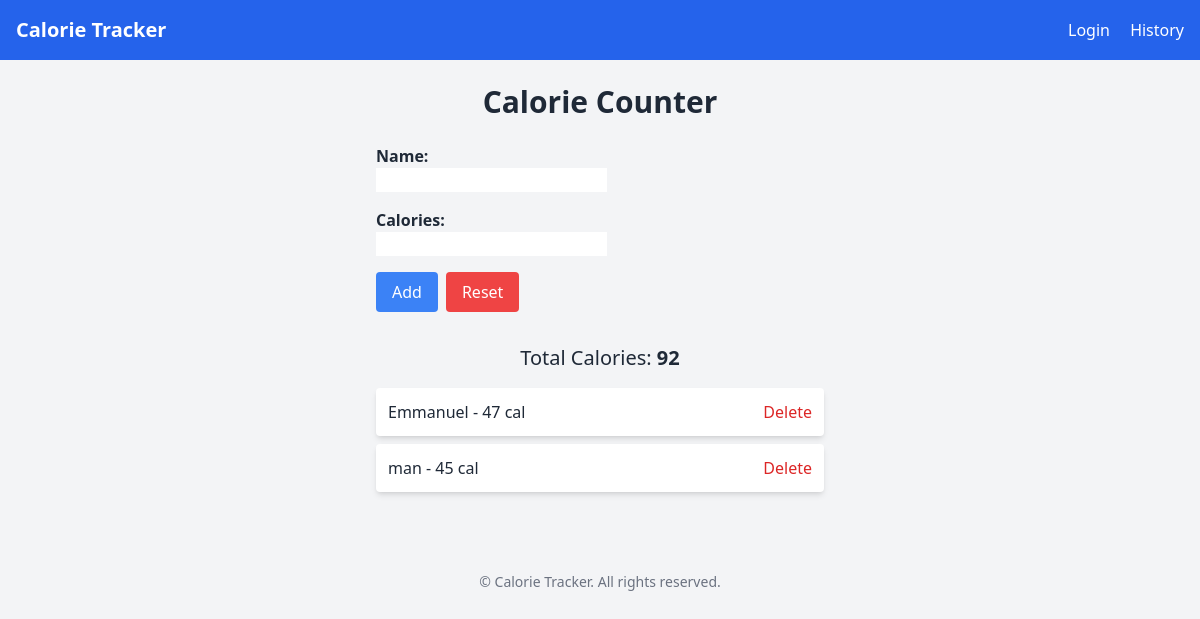
Before: / with the older database file.
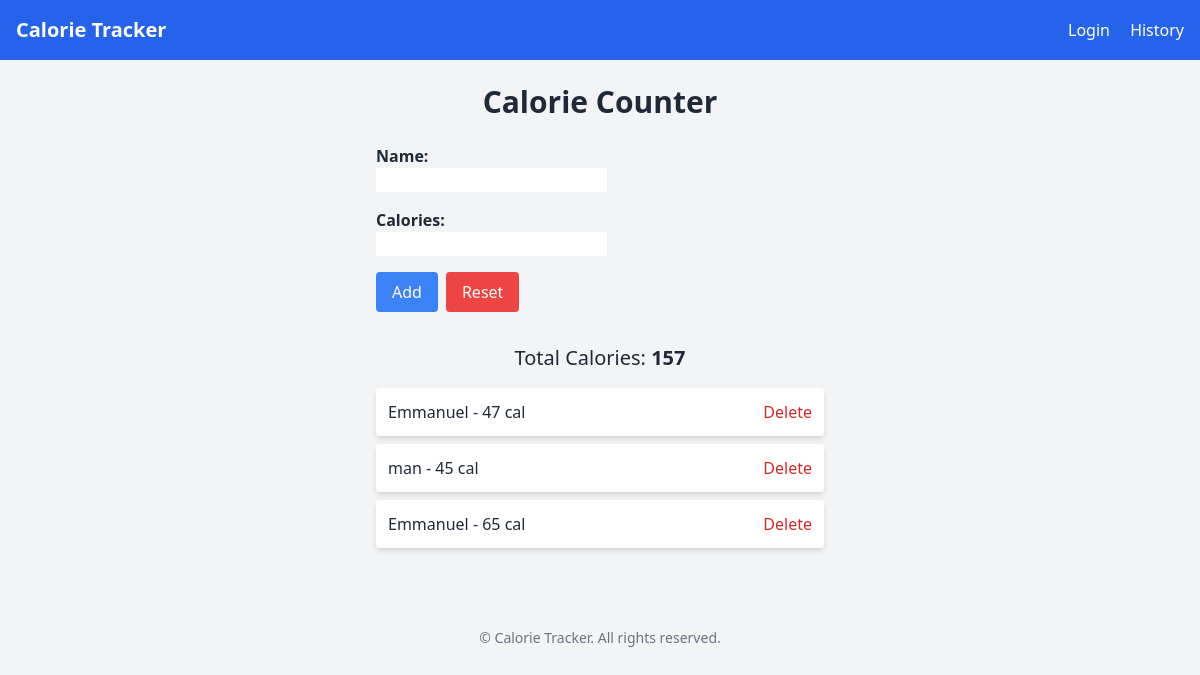
After: the same page with the newer database file.
### counter/models.py (models this page shows, shortened)
class FoodItem(models.Model):
    name = models.CharField(max_length=100)
    calories = models.PositiveIntegerField()
    created_at = models.DateTimeField(auto_now_add=True)

### counter/views.py (the view, shortened to what this page needs)
# urls.py: path('', views.index, name='index'),
def index(request):
    form = FoodItemForm()
    foods = FoodItem.objects.all()
    total_calories = sum(item.calories for item in foods)
    return render(request, 'index.html', {
        'form': form,
        'foods': foods,
        'total_calories': total_calories,
    })

### counter/forms.py
class FoodItemForm(forms.ModelForm):
    class Meta:
        model = FoodItem
        fields = ['name', 'calories']

### counter/templates/index.html (shortened to what this page needs)
{% extends 'base.html' %}
{% block content %}
<h1 class="text-3xl font-bold text-center mb-6">Calorie Counter</h1>
<form method="POST" class="space-y-4 max-w-md mx-auto">
    <div class="text-left">
        <label for="id_name" class="block font-semibold">Name:</label>
        {{ form.name }}
    </div>
    <div class="text-left">
        <label for="id_calories" class="block font-semibold">Calories:</label>
        {{ form.calories }}
    </div>
    <div class="flex gap-2">
        <button type="submit" name="add" class="bg-blue-500 hover:bg-blue-600 text-white px-4 py-2 rounded">Add</button>
        <button type="submit" name="reset" class="bg-red-500 hover:bg-red-600 text-white px-4 py-2 rounded">Reset</button>
    </div>
</form>
<h2 class="text-xl font-medium text-center mt-8">Total Calories: <strong>{{ total_calories }}</strong></h2>
{% if foods %}
    <ul class="mt-4 max-w-md mx-auto">
        {% for item in foods %}
            <li class="flex justify-between items-center bg-white shadow-md rounded p-3 my-2">
                <span>{{ item.name }} - {{ item.calories }} cal</span>
                <a href="{% url 'delete_item' item.id %}" class="text-red-600 hover:underline">Delete</a>
            </li>
        {% endfor %}
    </ul>
{% else %}
    <p class="text-gray-500 text-center mt-4">No food items added yet.</p>
{% endif %}
{% endblock %}

### counter/templates/base.html (shortened to what this page needs)
{% load static %}
<!DOCTYPE html>
<html lang="en">
<head>
  <script src="https://cdn.tailwindcss.com"></script>
</head>
<body class="bg-gray-100 text-gray-800">
  {% include "navbar.html" %}
  <main class="container mx-auto p-6">
    {% block content %}{% endblock %}
  </main>
  {% include "footer.html" %}
</body>
</html>

### counter/templates/navbar.html
<nav class="bg-blue-600 text-white p-4 flex justify-between items-center">
  <a href="{% url 'index' %}" class="text-xl font-semibold">Calorie Tracker</a>
  <div class="space-x-4">
    {% if user.is_authenticated %}
      <span>Hello, {{ user.username }}</span>
      <a href="{% url 'logout' %}" class="hover:underline">Logout</a>
    {% else %}
      <a href="{% url 'login' %}" class="hover:underline">Login</a>
    {% endif %}
    <a href="{% url 'history' %}" class="hover:underline">History</a>
  </div>
</nav>

### counter/templates/footer.html
<footer class="mt-12 text-center text-sm text-gray-500">
  &copy; {{ now|date:"Y" }} Calorie Tracker. All rights reserved.
</footer>

Changed rows visible on the page:
added FoodItem: name "Emmanuel", calories "65"
Other visible differences:
{{ total_calories }}: "92" → "157"
